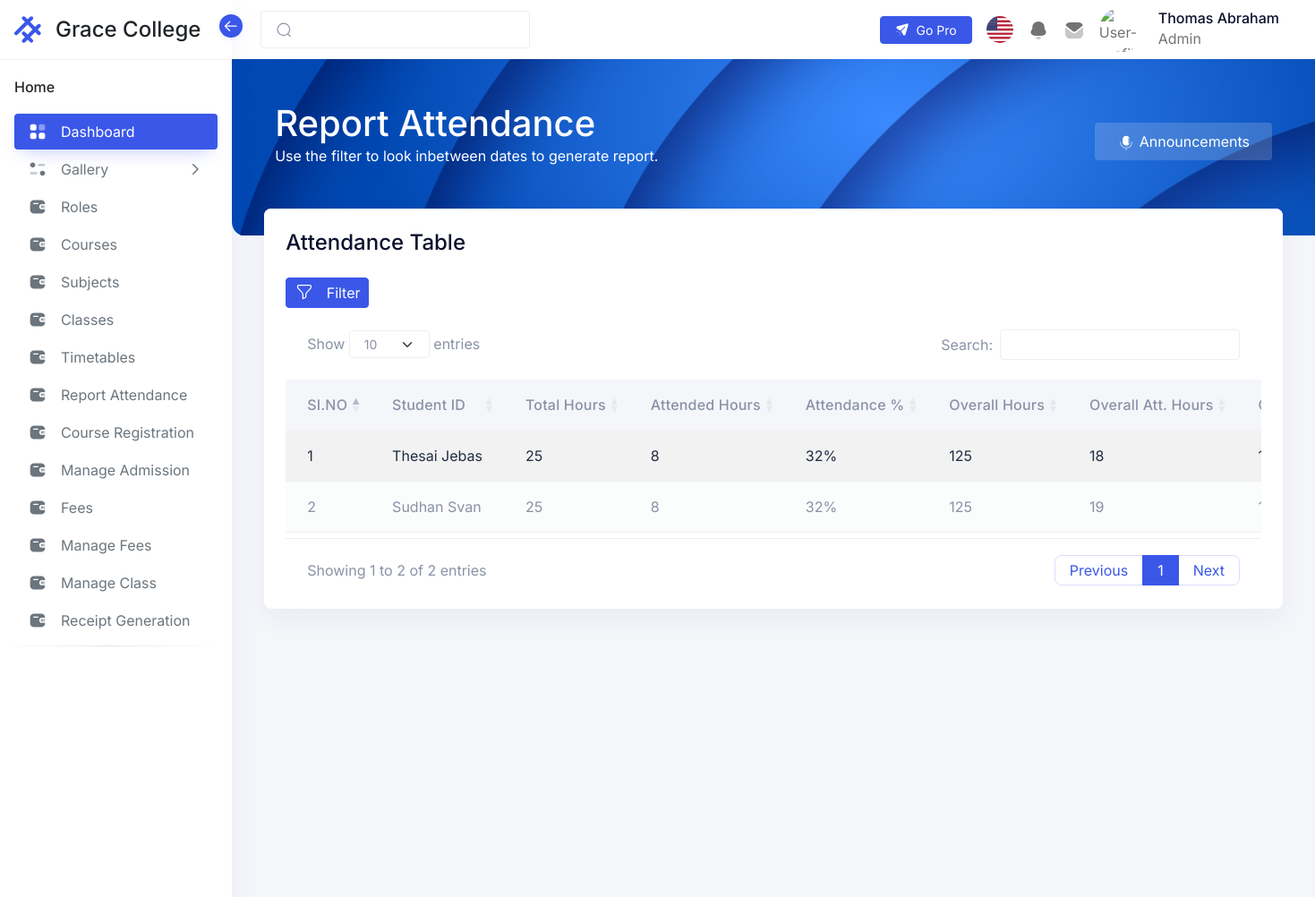
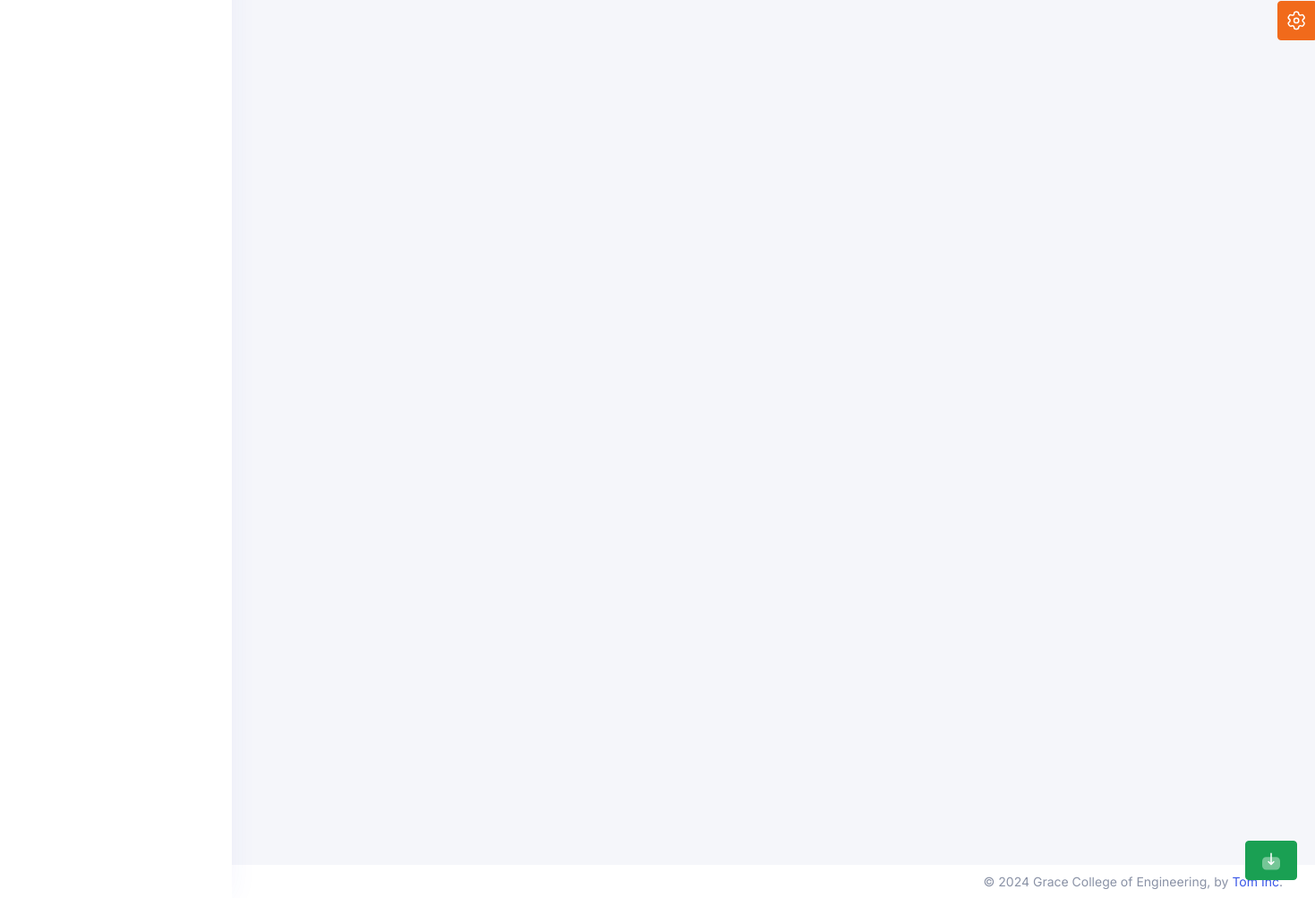
Page /admin/pages/reportAttendance.php (signed in) on the committed database (2 pictures, top to bottom).
### tables this page shows
CREATE TABLE `erp_login` (
  `user_id` int(20) NOT NULL,
  `userName` varchar(50) NOT NULL,
  `log_pwd` varchar(100) NOT NULL COMMENT 'login password',
  `phone` varchar(50) NOT NULL,
  `role` varchar(50) NOT NULL,
  `course` varchar(200) NOT NULL,
  `department` varchar(200) NOT NULL,
  `classId` int(11) NOT NULL,
  `l_name` varchar(200) NOT NULL,
  `f_name` varchar(200) NOT NULL,
  `yearOfAdmission` varchar(100) NOT NULL,
  `log_session` timestamp NOT NULL DEFAULT current_timestamp() ON UPDATE current_timestamp() COMMENT 'login session(timestamp)',
  `active` int(5) NOT NULL DEFAULT 1 COMMENT 'active status\r\n(active -1,inactive - 0)',
  `paymentStatus` int(11) NOT NULL
);

### admin/pages/reportAttendance.php (the view, shortened to what this page needs)
<?php
include('/xampp/htdocs/Intern1/Includes/Header.php');
include('../includes/Menu.php');
$sql = "SELECT DISTINCT studentId FROM erp_attendance WHERE classId = 13";
$result = mysqli_query($conn, $sql);
if ($result) {
    $studentIds = array();
    $studentsWithAttendance = array();
    while ($row = $result->fetch_assoc()) {
        $studentIds[] = $row;
    }
    foreach ($studentIds as $studentId) {
        $sql = "SELECT * FROM erp_login WHERE user_id = $studentId[studentId]";
        $result = mysqli_query($conn, $sql);
        if ($result) {
            while ($row = $result->fetch_assoc()) {
                $studentsWithAttendance[] = $row;
            }
        }
    }
}
?>
<div class="iq-navbar-header" style="height: 215px;">
    <div class="container-fluid iq-container">
        <div class="row">
            <div class="col-md-12">
                <div class="flex-wrap d-flex justify-content-between align-items-center">
                    <div>
                        <h1>Report Attendance</h1>
                        <p>Use the filter to look inbetween dates to generate report.</p>
                    </div>
                    <div>
                        <a href="" class="btn btn-link btn-soft-light">
                            Announcements
                        </a>
                    </div>
                </div>
            </div>
        </div>
    </div>
    <div class="iq-header-img">
        <img src="../../assets/images/dashboard/top-header.png" alt="header" class="theme-color-default-img img-fluid w-100 h-100 animated-scaleX">
    </div>
</div>
<div class="conatiner-fluid content-inner mt-n5 py-0">
    <div class="row">
        <div class="col-sm-12">
            <div class="card">
                <div class="card-header d-flex justify-content-between">
                    <div class="header-title">
                        <h4 class="card-title">Attendance Table</h4>
                    </div>
                </div>
                <div class="card-body">
                    <a href="#" class=" text-center btn btn-primary btn-icon mt-lg-0 mt-md-0 mt-3 mb-4" data-bs-toggle="modal" data-bs-target="#filterModal">
                        <i class="btn-inner">
                        </i>
                        <span>Filter</span>
                    </a>
                    <div class="table-responsive">
                        <table id="datatable" class="table table-striped" data-toggle="data-table">
                            <thead>
                                <tr>
                                    <th>SI.NO</th>
                                    <th>Student ID</th>
                                    <th>Total Hours</th>
                                    <th>Attended Hours</th>
                                    <th>Attendance %</th>
                                    <th>Overall Hours</th>
                                    <th>Overall Att. Hours</th>
                                    <th>Overall Att. %</th>
                                </tr>
                            </thead>
                            <tbody>
                                <?php $i = 1;
                                foreach ($studentsWithAttendance as $studentWithAttendance) {
                                    $sql = "SELECT * FROM erp_attendance WHERE studentId = $studentWithAttendance[user_id] AND date > CURDATE() - INTERVAL 7 DAY;";
                                    $result = mysqli_query($conn, $sql);
                                    $attendanceRecords = array();
                                    while ($row = $result->fetch_assoc()) {
                                        $attendanceRecords[] = $row['status'];
                                    }
                                    $noOfPresentAndAbsent = array();
                                    $noOfPresentAndAbsent[] = array_count_values($attendanceRecords);
                                    $noOfPresent = $noOfPresentAndAbsent[0][1];
                                    $sql = "SELECT * FROM erp_attendance WHERE studentId = $studentWithAttendance[user_id];";
                                    $result = mysqli_query($conn, $sql);
                                    $overallAttendanceRecords = array();
                                    while ($row = $result->fetch_assoc()) {
                                        $overallAttendanceRecords[] = $row['status'];
                                    }
                                    $overallNoOfPresentAndAbsent = array();
                                    $overallNoOfPresentAndAbsent[] = array_count_values($overallAttendanceRecords);
                                    $overallNoOfPresent = $overallNoOfPresentAndAbsent[0][1];
                                ?>
                                    <tr>
                                        <td><?php echo $i ?></td>
                                        <td><?php echo $studentWithAttendance['f_name'] . ' ' . $studentWithAttendance['l_name'] ?></td>
                                        <td>25</td>
                                        <td><?php echo ($noOfPresent) ?></td>
                                        <td><?php echo ($noOfPresent / 25) * 100 . '%' ?></td>
                                        <td>125</td>
                                        <td><?php echo ($overallNoOfPresent) ?></td>
                                        <td><?php echo ($overallNoOfPresent / 125) * 100 . '%' ?></td>
                                    </tr>
                                <?php $i++;
                                } ?>
                        </table>
                    </div>
                </div>
            </div>
        </div>
    </div>
    <div class="btn-download">
        <a class="btn btn-success px-3 py-2" href="https://iqonic.design/product/admin-templates/hope-ui-admin-free-open-source-bootstrap-admin-template/" target="_blank">
        </a>
    </div>
    <?php
    include('/xampp/htdocs/Intern1/Includes/Footer.php');
    ?>

### admin/includes/Menu.php (shortened to what this page needs)
<aside class="sidebar sidebar-default sidebar-white sidebar-base navs-rounded-all ">
  <div class="sidebar-header d-flex align-items-center justify-content-start">
    <a href="/intern1/admin/home.php" class="navbar-brand">
      <div class="logo-main">
        <div class="logo-normal">
        </div>
      </div>
      <h4 class="logo-title">Grace College</h4>
    </a>
    <div class="sidebar-toggle" data-toggle="sidebar" data-active="true">
      <i class="icon">
      </i>
    </div>
  </div>
  <div class="sidebar-body pt-0 data-scrollbar">
    <div class="sidebar-list">
      <ul class="navbar-nav iq-main-menu" id="sidebar-menu">
        <li class="nav-item static-item">
          <a class="nav-link static-item disabled" href="../Gallery" tabindex="-1">
            <span class="default-icon">Home</span>
          </a>
        </li>
        <li class="nav-item">
          <a class="nav-link active" aria-current="page" href="../Gallery">
            <i class="icon">
            </i>
            <span class="item-name">Dashboard</span>
          </a>
        </li>
        <li class="nav-item">
          <a class="nav-link" data-bs-toggle="collapse" href="#horizontal-menu" role="button" aria-expanded="false" aria-controls="horizontal-menu">
            <i class="icon">
            </i>
            <span class="item-name">Gallery</span>
            <i class="right-icon">
              <svg class="icon-18" xmlns="http://www.w3.org/2000/svg" width="18" fill="none" viewBox="0 0 24 24" stroke="currentColor">
                <path stroke-linecap="round" stroke-linejoin="round" stroke-width="2" d="M9 5l7 7-7 7" />
              </svg>
            </i>
          </a>
        </li>
        <li class="nav-item">
          <a class="nav-link" aria-current="page" href="/Intern1/admin/pages/roles.php">
            <i class="icon">
            </i>
            <span class="item-name">Roles
            </span>
          </a>
        </li>
        <li class="nav-item">
          <a class="nav-link" aria-current="page" href="/Intern1/admin/pages/course.php">
            <i class="icon">
            </i>
            <span class="item-name">Courses
            </span>
          </a>
        </li>
        <li class="nav-item">
          <a class="nav-link" aria-current="page" href="/Intern1/admin/pages/subject.php">
            <i class="icon">
            </i>
            <span class="item-name">Subjects
            </span>
          </a>
        </li>
        <li class="nav-item">
          <a class="nav-link" aria-current="page" href="/Intern1/admin/pages/class.php">
            <i class="icon">
            </i>
            <span class="item-name">Classes
            </span>
          </a>
        </li>
        <li class="nav-item">
          <a class="nav-link" aria-current="page" href="/Intern1/admin/pages/timetable.php">
            <i class="icon">
            </i>
            <span class="item-name">Timetables
            </span>
          </a>
        </li>
        <li class="nav-item">
          <a class="nav-link" aria-current="page" href="/Intern1/admin/pages/reportAttendance.php">
            <i class="icon">
            </i>
            <span class="item-name">Report Attendance
            </span>
          </a>
        </li>
        <li class="nav-item">
          <a class="nav-link" aria-current="page" href="/Intern1/admin/pages/register.php">
            <i class="icon">
            </i>
            <span class="item-name">Course Registration
            </span>
          </a>
        </li>
        <li class="nav-item">
          <a class="nav-link" aria-current="page" href="/Intern1/admin/pages/manageAdmission.php">
            <i class="icon">
            </i>
            <span class="item-name">Manage Admission
            </span>
          </a>
        </li>
        <li class="nav-item">
          <a class="nav-link" aria-current="page" href="/Intern1/admin/pages/fees.php">
            <i class="icon">
            </i>
            <span class="item-name">Fees
            </span>
          </a>
        </li>
        <li class="nav-item">
          <a class="nav-link" aria-current="page" href="/Intern1/admin/pages/manageFees.php">
            <i class="icon">
            </i>
            <span class="item-name">Manage Fees
            </span>
          </a>
        </li>
        <li class="nav-item">
          <a class="nav-link" aria-current="page" href="/Intern1/admin/pages/manageClass.php">
            <i class="icon">
            </i>
            <span class="item-name">Manage Class
            </span>
          </a>
        </li>
        <li class="nav-item">
          <a class="nav-link" aria-current="page" href="/Intern1/admin/pages/receiptGeneration.php">
            <i class="icon">
            </i>
            <span class="item-name">Receipt Generation
            </span>
          </a>
        </li>
        <li>
          <hr class="hr-horizontal">
        </li>
      </ul>
    </div>
  </div>
</aside>
<main class="main-content">
  <div class="position-relative iq-banner">
    <nav class="nav navbar navbar-expand-lg navbar-light iq-navbar">
      <div class="container-fluid navbar-inner">
        <div class="input-group search-input">
          <span class="input-group-text" id="search-input">
          </span>
          <input type="search" class="form-control" placeholder="">
        </div>
        <div class="collapse navbar-collapse" id="navbarSupportedContent">
          <ul class="mb-2 navbar-nav ms-auto align-items-center navbar-list mb-lg-0">
            <li class="me-0 me-xl-2">
              <a class="btn btn-primary btn-sm d-flex gap-2 align-items-center" aria-current="page" href="http://hopeui.iqonic.design/pro?utm_source=hopeui-free-demo&utm_medium=hopeui-free-demo&utm_campaign=hopeui-pro-launch" target="_blank">
                Go Pro
              </a>
            </li>
            <li class="nav-item dropdown">
              <a href="#" class="search-toggle nav-link" id="dropdownMenuButton2" data-bs-toggle="dropdown" aria-haspopup="true" aria-expanded="false">
                <img src="/intern1/assets/images/Flag/flag001.png" class="img-fluid rounded-circle" alt="user" style="height: 30px; min-width: 30px; width: 30px;">
              </a>
            </li>
            <li class="nav-item dropdown">
              <a href="#" class="nav-link" id="notification-drop" data-bs-toggle="dropdown">
              </a>
            </li>
            <li class="nav-item dropdown">
              <a href="#" class="nav-link" id="mail-drop" data-bs-toggle="dropdown" aria-haspopup="true" aria-expanded="false">
              </a>
            </li>
            <li class="nav-item dropdown">
              <a class="py-0 nav-link d-flex align-items-center" href="#" id="navbarDropdown" role="button" data-bs-toggle="dropdown" aria-expanded="false">
                <img src="/intern1/assets/images/avatars/01.png" alt="User-Profile" class="theme-color-default-img img-fluid avatar avatar-50 avatar-rounded">
                <div class="caption ms-3 d-none d-md-block ">
                  <h6 class="mb-0 caption-title"><?php echo ucfirst($f_fname . " " . $f_lname) ?></h6>
                  <p class="mb-0 caption-sub-title"><?php echo ucfirst($f_role) ?></p>
                </div>
              </a>
            </li>
          </ul>
        </div>
      </div>
    </nav>
  </div>

### rows in the picture
erp_login: f_name+l_name "Thomas Abraham", role "Admin"
erp_login: f_name "Thesai", l_name "Jebas", noOfPresent "8", noOfPresent "32", overallNoOfPresent "18"
erp_login: f_name "Sudhan", l_name "Svan", noOfPresent "8", noOfPresent "32", overallNoOfPresent "19"
